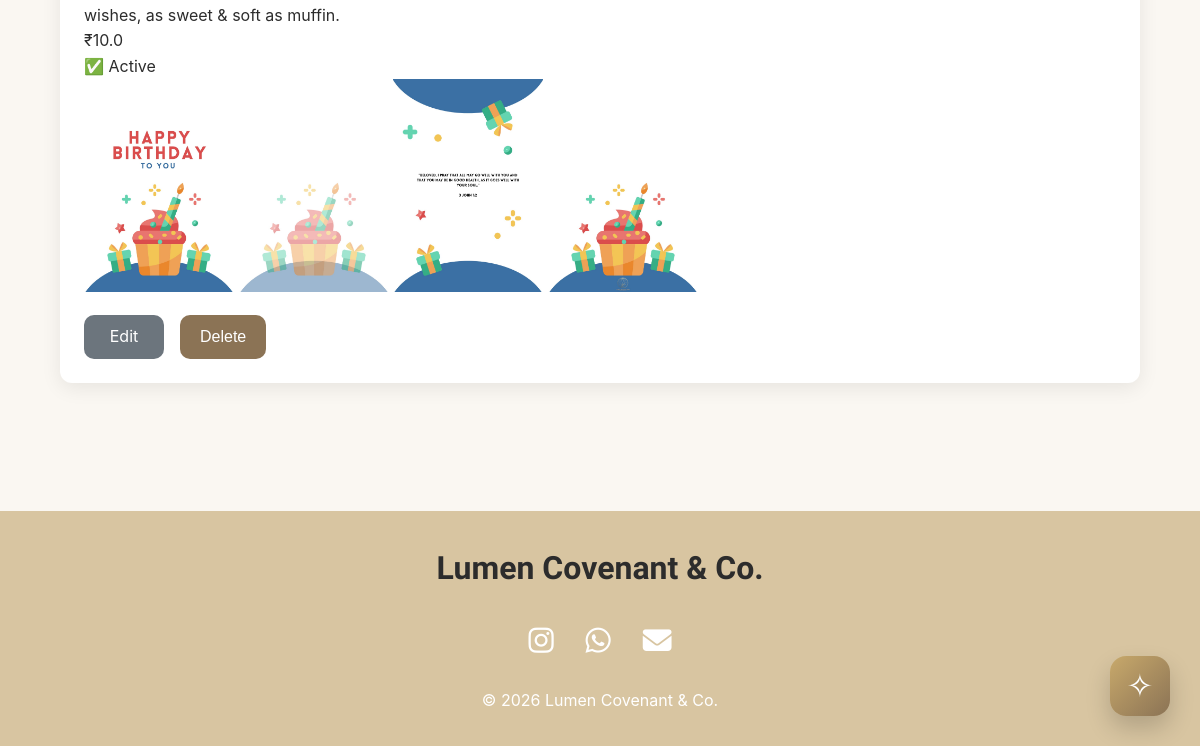
The page /admin/cards (lower part) on the database as committed earlier.
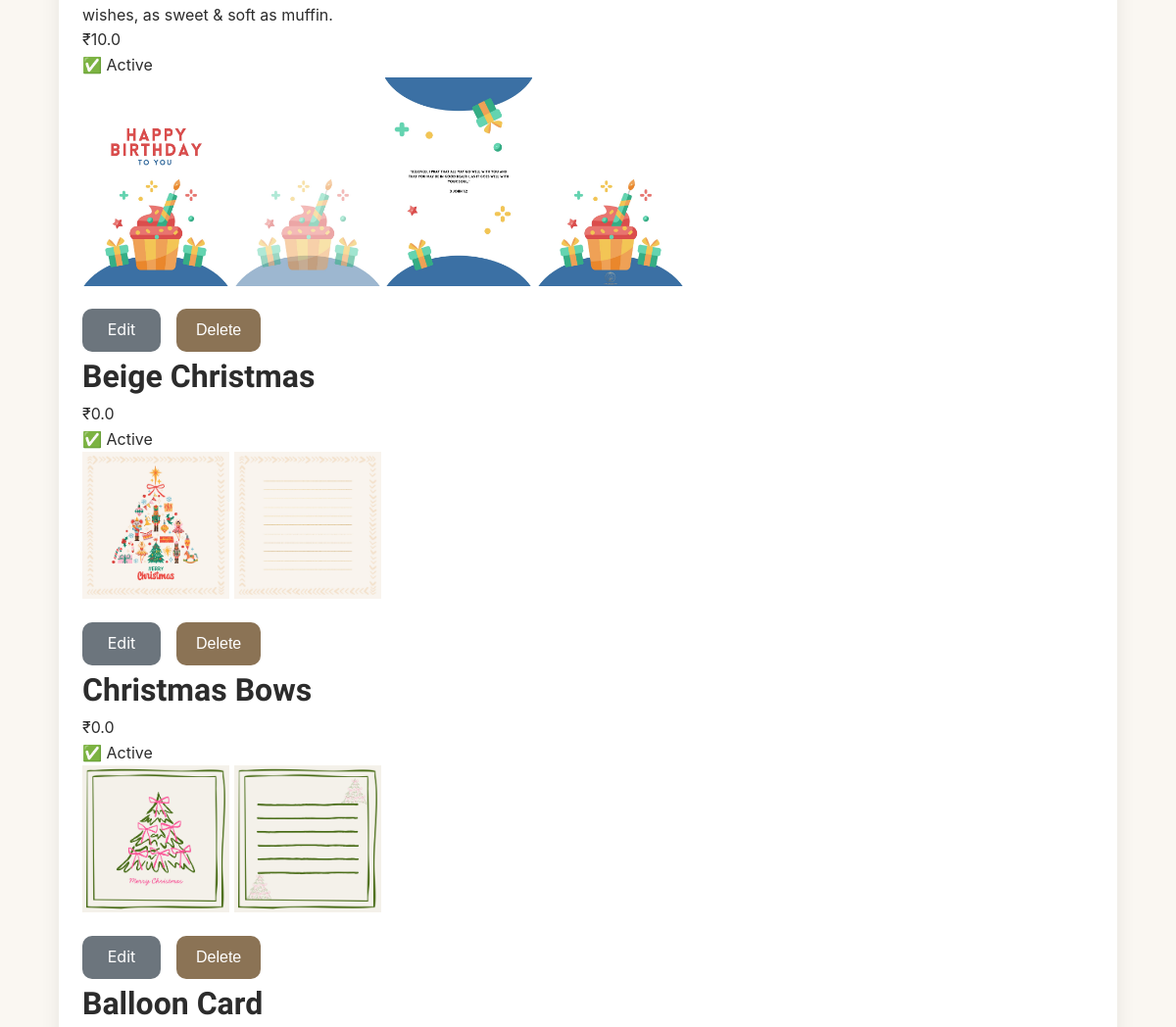
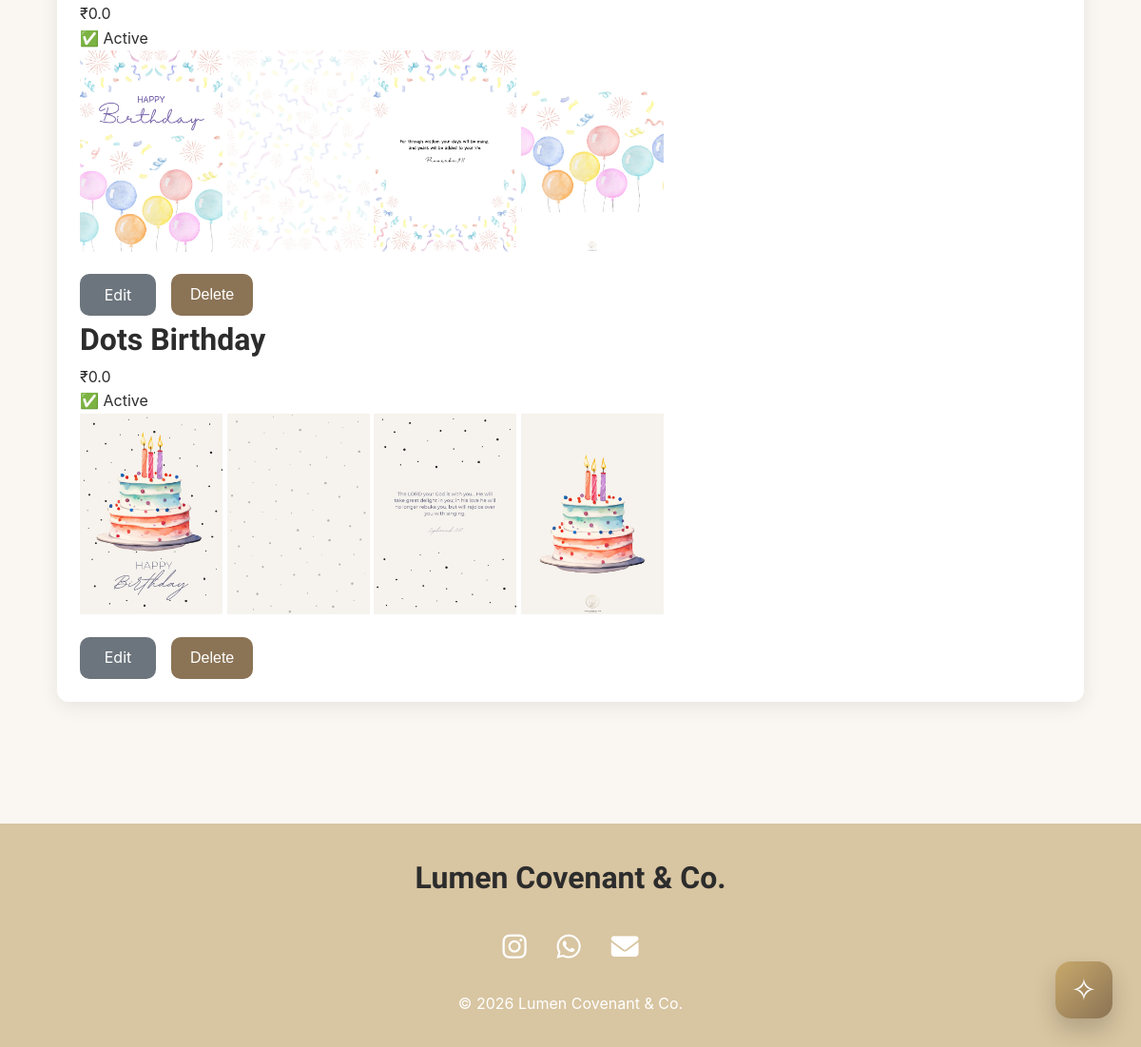
The same page on the database as committed later (2 pictures, top to bottom).
### models.py (models this page shows)
class Card(db.Model):
    id = db.Column(db.Integer, primary_key=True)
    name = db.Column(db.String(100), nullable=False)
    category = db.Column(db.String(50), nullable=False)
    slug = db.Column(db.String(120), unique=True)
    description = db.Column(db.Text)
    dimensions = db.Column(db.String(100))
    envelope = db.Column(db.String(50))
    customization = db.Column(db.String(50))
    front_image = db.Column(db.String(255))
    inside_left_image = db.Column(db.String(255))
    inside_right_image = db.Column(db.String(255))
    back_image = db.Column(db.String(255))
    price = db.Column(db.Float, default=0)
    featured = db.Column(db.Boolean, default=False)
    active = db.Column(db.Boolean, default=True)
    created_at = db.Column(
        db.DateTime,
        default=datetime.now(timezone.utc)
    )

### app.py (the view, shortened to what this page needs)
@app.route("/admin/cards", methods=["GET", "POST"])
def admin_cards():
    cards = Card.query.all()
    collections = Collection.query.all()
    return render_template("admin/cards.html", cards=cards, collections=collections)

### templates/admin/cards.html (shortened to what this page needs)
{% extends 'base.html' %}
{% block content %}
<section class="container">
    <div class="existing-cards">
        {% for card in cards %}
        <div class="card-item">
            <h3>{{ card.name }}</h3>
            <p>{{ card.description }}</p>
            <p> ₹{{ card.price }} </p>
            <div class="badges">
                {% if card.active %} ✅ Active {% else %} ❌ Inactive {% endif %}
            </div>
            <div class="image-grid">
                {% if card.front_image %}
                <img src="{{ url_for('static', filename='uploads/cards/' + card.front_image) }}" alt="Front">
                {% endif %}
                {% if card.inside_left_image %}
                <img src="{{ url_for('static', filename='uploads/cards/' + card.inside_left_image) }}"
                    alt="Inside Left">
                {% endif %}
                {% if card.inside_right_image %}
                <img src="{{ url_for('static', filename='uploads/cards/' + card.inside_right_image) }}"
                    alt="Inside Right">
                {% endif %}
                {% if card.back_image %}
                <img src="{{ url_for('static', filename='uploads/cards/' + card.back_image) }}" alt="Back">
                {% endif %}
            </div>
            <div class="card-actions">
                <a class="btn-edit" href="{{ url_for('edit_card', card_id=card.id) }}">
                    Edit
                </a>
                <form action="{{ url_for('delete_card', card_id=card.id) }}" method="POST">
                    <button class="btn-delete" type="submit" onclick="return confirm('Delete this card?');">
                        Delete
                    </button>
                </form>
            </div>
        </div>
        {% endfor %}
    </div>
</section>
{% endblock %}

### templates/base.html (shortened to what this page needs)
<!DOCTYPE html>
<html lang="en">
<head>
    <link rel="stylesheet"
      href="https://cdnjs.cloudflare.com/ajax/libs/font-awesome/6.5.2/css/all.min.css">
    <link rel="stylesheet" href="{{ url_for('static', filename='css/style.css') }}">
</head>
<body>
    <main>
        {% block content %}
        {% endblock %}
    </main>
    {% include 'includes/footer.html' %}
    <button id="backToTop"> ✧
    </button>
</body>
</html>

### templates/includes/footer.html
<footer>
    <h3>Lumen Covenant & Co.</h3>
    <div class="social-links">
        <a href="https://www.instagram.com/lumencovenantandco/"
           target="_blank">
            <i class="fa-brands fa-instagram"></i>
        </a>
        <a href="https://wa.me/919705518077"
           target="_blank">
            <i class="fa-brands fa-whatsapp"></i>
        </a>
        <a href="mailto:hello@lumencovenantandco.onrender.com">
            <i class="fa-solid fa-envelope"></i>
        </a>
    </div>
    <p>
        © 2026 Lumen Covenant & Co.
    </p>
</footer>

### static/css/style.css (style rules this page uses)
* { margin: 0; padding: 0; box-sizing: border-box; }
html { scroll-behavior: smooth; }
body { font-family: 'Inter', sans-serif; color: #2c2c2c; background-color: #faf7f2; line-height: 1.6; }
:root { --cream: #faf7f2; --champagne: #e8dcc8; --taupe: #8b7355; --charcoal: #2c2c2c; --gold: #c8a96b; --white: #ffffff; }
h1, h2, h3, h4 { font-family: 'DM Serif Display'; font-weight: 600; color: var(--charcoal); }
h3 { font-family: 'Allura', cursive; font-size: 2rem; }
p { font-size: 1rem; }
a { text-decoration: none; color: inherit; }
.container { width: 90%; max-width: 1200px; margin: 0 auto; }
section { padding: 6rem 0; }
.card-item img { width: 150px; height: auto; }
button { background: #8b7355; color: white; border: none; padding: 12px 24px; border-radius: 8px; cursor: pointer; }
.existing-cards { background: white; padding: 1.5rem; margin-bottom: 2rem; border-radius: 12px; box-shadow: 0 5px 20px rgba(0, 0, 0, .08); }
.card-actions { display: flex; gap: 1rem; align-items: center; margin-top: 1rem; }
.card-actions form { margin: 0; }
.btn-edit, .btn-delete { display: inline-flex; align-items: center; justify-content: center; min-width: 80px; height: 44px; padding: 0 20px; border-radius: 10px; text-decoration: none; color: white; font-size: 1rem; border: none; cursor: pointer; }
.btn-edit { background-color: #6c757d; }
#backToTop { position: fixed; font-family: Arial, sans-serif; font-size: 2rem; font-weight: 300; bottom: 30px; right: 30px; width: 60px; height: 60px; border-radius: 16px; border: none; background: linear-gradient( 135deg, #c8a96b, #8b7355 ); color: white; cursor: pointer; display: flex; align-items: center; justify-content: center; box-shadow: 0 12px 24px rgba(0,0,0,.18); transition: all .3s ease; z-index: 1000; }
footer { background: #d8c5a1; color: white; padding: 2rem; text-align: center; }
.social-links { display: flex; justify-content: center; gap: 2rem; margin: 1.5rem 0; }
.social-links a { font-size: 1.8rem; color: white; transition: all .3s ease; }

Rows that differ between the two databases and show on the page:
added Card: name "Beige Christmas", price "0.0", active "✅ Active", front_image (picture), back_image (picture)
added Card: name "Christmas Bows", price "0.0", active "✅ Active", front_image (picture), back_image (picture)
added Card: name "Balloon Card", price "0.0", active "✅ Active", front_image (picture), inside_left_image (picture), inside_right_image (picture), back_image (picture)
added Card: name "Dots Birthday", price "0.0", active "✅ Active", front_image (picture), inside_left_image (picture), inside_right_image (picture), back_image (picture)
